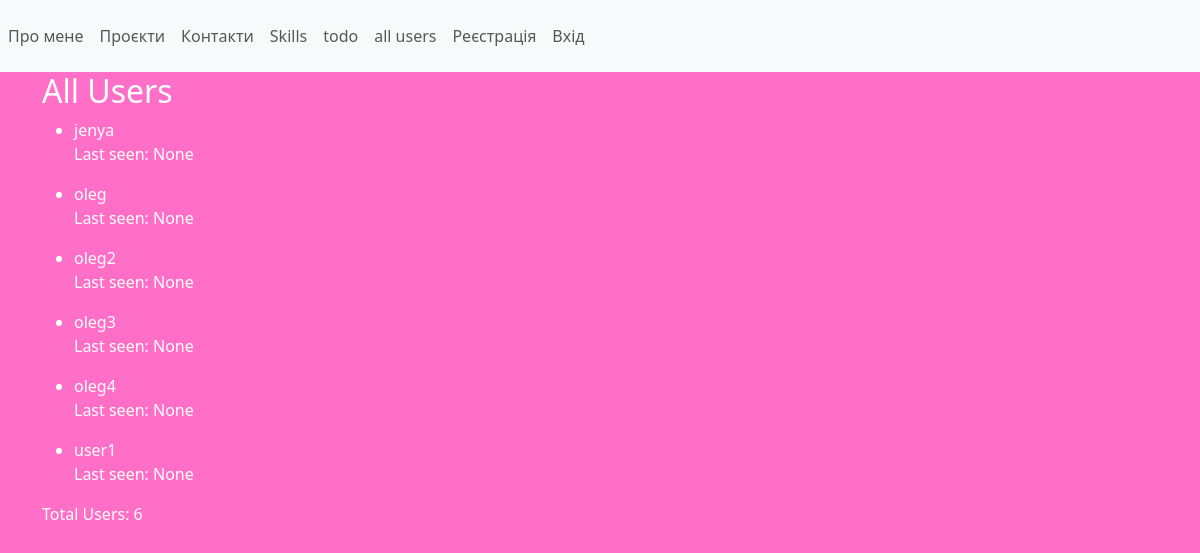
/users, run on an earlier commit of the app's database.
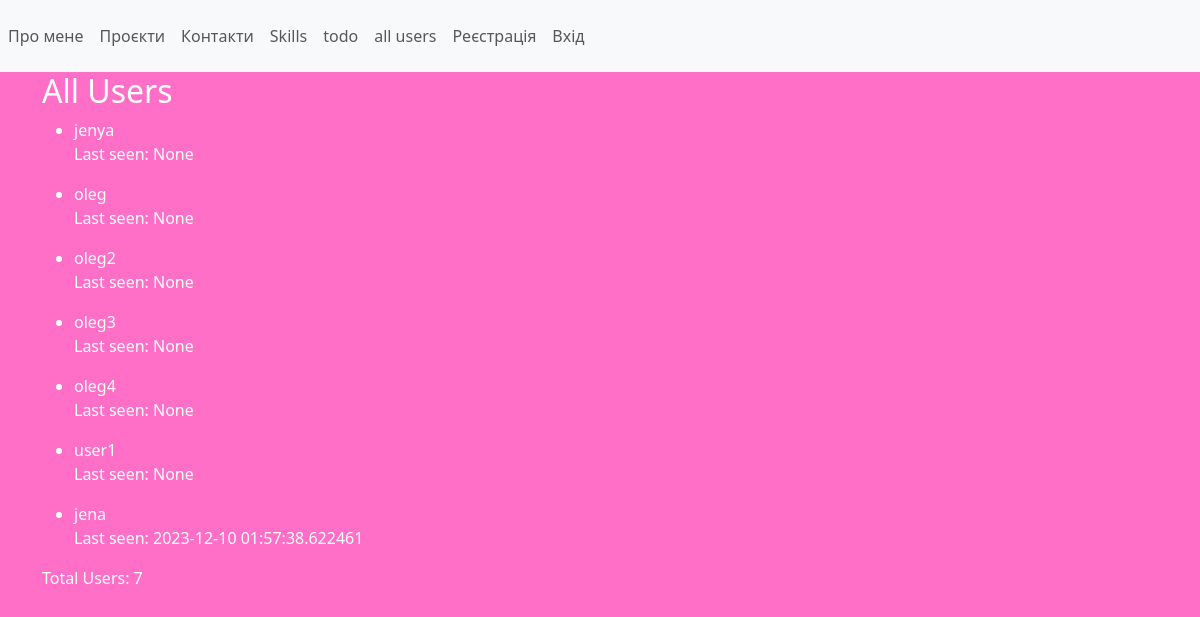
And on a later commit of the database.
### app/models.py (models this page shows, shortened)
class User(UserMixin, db.Model):
    id = db.Column(db.Integer, primary_key=True)
    username = db.Column(db.String(50), unique=True, nullable=False)
    email = db.Column(db.String(120), unique=True, nullable=False)
    password_hash = db.Column(db.String(128), nullable=False)
    image_file = db.Column(db.String(20), server_default='default.jpg', nullable=False)
    about_me = db.Column(db.String(140))
    last_seen = db.Column(db.DateTime, default=datetime.utcnow)

### app/views.py (the view)
@app.route('/users')
def users():
    users = User.query.all()
    return render_template('users.html', users=users, navigation=navigation)

### app/views.py (called while the page is built)
@app.after_request
def after_request(response):
    if current_user.is_authenticated:
        current_user.last_seen = datetime.now()
        try:
            db.session.commit()
        except:
            flash('Error while updating user last seen!', 'danger')
    return response

### app/templates/users.html
{% extends "base.html" %}
{% block content %}
<h2>All Users</h2>
{% if users %}
<ul>
    {% for user in users %}
    <li>{{ user.username }}</li>
    <p>Last seen: {{ user.last_seen }}</p>
    {% endfor %}
</ul>
<p>Total Users: {{ users|length }}</p>
{% else %}
<p>No registered users.</p>
{% endif %}
{% endblock %}

### app/templates/base.html (shortened to what this page needs)
<!DOCTYPE html>
<html>
<head>
    <link rel="stylesheet" type="text/css" href="{{ url_for('static', filename='css/bootstrap-5.3.2-dist/css/bootstrap.css') }}">
    <link rel="stylesheet" type="text/css" href="{{ url_for('static', filename='css/styles.css') }}">
</head>
<body>
    {% include 'navigation.html' %}
    <div class="container">
        {% block content %}{% endblock %}
    </div>
</body>
</html>

### app/templates/navigation.html (shortened to what this page needs)
<!DOCTYPE html>
<html lang="en">
<head>
</head>
<body>
<nav class="navbar navbar-expand-lg navbar-light bg-light">
    <ul class="navbar-nav">
        {% for page, link in navigation.items() %}
            <li class="nav-item">
                <a class="nav-link" href="{{ url_for(link) }}">{{ page }}</a>
            </li>
        {% endfor %}
    </ul>
    <nav class="navbar navbar-expand-lg navbar-light bg-light">
        <ul class="navbar-nav">
            {% if current_user.is_authenticated %}
            <li class="nav-item">
                <a class="nav-link" href="{{ url_for('account') }}">Мій профіль</a>
            </li>
            <li class="nav-item">
                <a class="nav-link" href="{{ url_for('logout') }}">Вихід</a>
            </li>
            {% else %}
            <li class="nav-item">
                <a class="nav-link" href="{{ url_for('register') }}">Реєстрація</a>
            </li>
            <li class="nav-item">
                <a class="nav-link" href="{{ url_for('login') }}">Вхід</a>
            </li>
            {% endif %}
        </ul>
    </nav>
</nav>
</body>
</html>

### app/static/css/styles.css (style rules this page uses)
body { background-color: #ff6ec7; color: #fff; }
.navbar { background-color: #ff3d74; color: #fff; }
h1, h2, h3, h4, h5, h6 { animation: pulse 2s infinite; }

What changed in the data, as far as the page shows it:
added User: username "jena", last_seen "2023-12-10 01:57:38.622461"
Also different on the page:
{{ users|length }}: "6" → "7"
